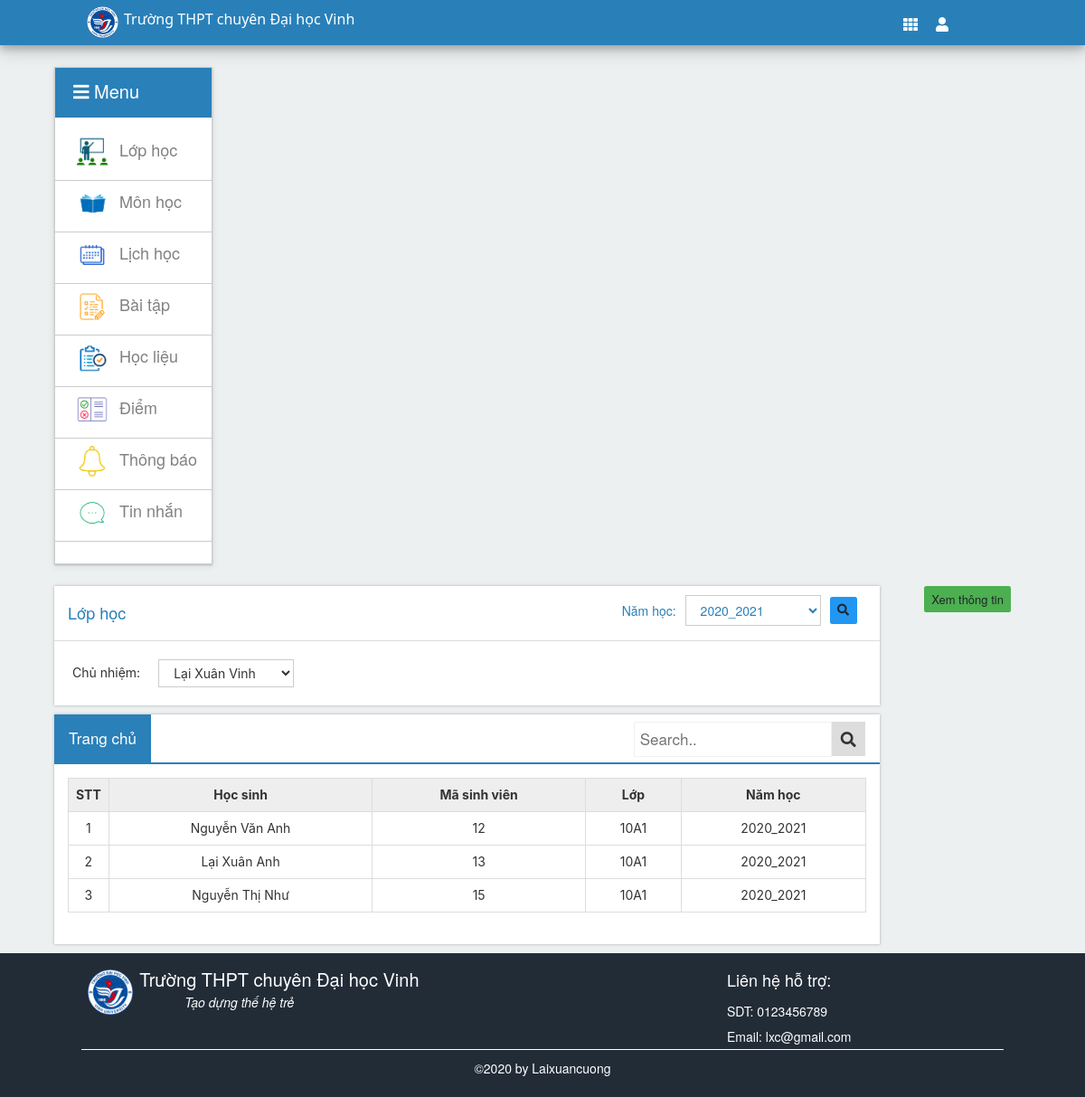
The app's page /hs/lophoc.php (signed in) with its own data.
### tables this page shows
CREATE TABLE `phancong_cn` (
  `id_pc_cn` int NOT NULL,
  `magv` int NOT NULL,
  `malh` int NOT NULL,
  `id_namhoc` int NOT NULL
);

CREATE TABLE `hocsinh` (
  `mahs` int NOT NULL,
  `hoten_dem` varchar(50) NOT NULL,
  `ten_hs` varchar(30) NOT NULL,
  `matkhau` varchar(20) NOT NULL,
  `ngaysinh` date NOT NULL,
  `gioitinh` varchar(20) NOT NULL,
  `diachi` varchar(50) NOT NULL,
  `sodt` varchar(11) NOT NULL,
  `email` varchar(30) NOT NULL,
  `tinhtrang` int NOT NULL DEFAULT '1',
  `id_khoahoc` int NOT NULL,
  `ngaydk` datetime NOT NULL DEFAULT CURRENT_TIMESTAMP
);

CREATE TABLE `lop` (
  `malh` int NOT NULL,
  `tenlop` varchar(20) NOT NULL,
  `makhoi` int NOT NULL
);

CREATE TABLE `namhoc` (
  `id_namhoc` int NOT NULL,
  `namhoc` varchar(20) NOT NULL
);

### libs/connect.php (called while the page is built, shortened)
<?php
    $conn = new mysqli("localhost", "root", "", "qlhocsinh") or die("kết nối thất bại");
    mysqli_set_charset($conn,"utf8");
    $sql = "SELECT * FROM namhoc ORDER BY id_namhoc DESC";
    $namhoc = $conn->query($sql);
?>

### libs/database_hs.php (called while the page is built, shortened)
<?php
	include("connect.php");
?>

### hs/lophoc.php (the view, shortened to what this page needs)
<?php require "header-hs.php"; ?>
<div class="main">
    <div class="wrap-main">
        <?php require "menu-hs.php"; ?>
        <div class="list-main">
            <div class="list-row">
                <div class="panel-header" style="background: white; border-bottom: 1px solid #dddddd">
                    <table style="width: 100%">
                        <tbody>
                            <tr>
                                <td>
                                    <h4>Lớp học</h4>
                                </td>
                                <td style="float: right">
                                    <form action="" method="POST">
                                        <table>
                                            <tbody>
                                                <tr>
                                                    <td><span style="margin-right: 10px">Năm học: </span></td>
                                                    <td>
                                                        <select name='id_namhoc' type='submit' class="subject-select"
                                                            style="width:150px; margin-right: 10px; ">
                                                            <?php
                                                            foreach ($namhoc as $row) {
                                                                echo "
                                                                        <option value=" . $row['id_namhoc'] . ">" . $row['namhoc'] . "</option>
                                                                        ";
                                                            }
                                                            ?>
                                                        </select>
                                                    </td>
                                                    <td>
                                                        <span style="margin-right: 10px;"><button style=" height: 30px;"
                                                                class="btn-ct info" name="search-lop"><i
                                                                    class="fa fa-search"></i></button></span>
                                                    </td>
                                                </tr>
                                            </tbody>
                                        </table>
                                    </form>
                                </td>
                            </tr>
                        </tbody>
                    </table>
                </div>
                <?php
                $stt = 1;
                if (isset($_POST['search-lop'])) {
                    $id_namhoc = $_POST["id_namhoc"];
                    $sql = "SELECT * FROM phancong_cn pccn INNER JOIN lop l ON l.malh = pccn.malh INNER JOIN phancong_lh pclh ON pclh.id_pc_cn = pccn.id_pc_cn INNER JOIN hocsinh hs ON hs.mahs = pclh.mahs INNER JOIN namhoc nh ON nh.id_namhoc = pccn.id_namhoc
                                            WHERE pccn.id_namhoc = " . $id_namhoc . " AND l.malh = (SELECT pccn.malh FROM phancong_lh pclh INNER JOIN phancong_cn pccn ON pclh.id_pc_cn = pccn.id_pc_cn WHERE pccn.id_namhoc = " . $id_namhoc . " AND pclh.mahs = " . $_SESSION['user_hs'] . ")
                                                ";
                    $dl = $conn->query($sql);
                    $sql1 = "SELECT * FROM phancong_cn pccn INNER JOIN phancong_lh pclh ON pclh.id_pc_cn = pccn.id_pc_cn INNER JOIN giaovien gv ON gv.magv = pccn.magv
                                                WHERE pclh.mahs = " . $_SESSION['user_hs'] . " AND pccn.id_namhoc = " . $id_namhoc . " ";
                    $gv_cn = $conn->query($sql1);
                } else {
                    $sql = "SELECT * FROM phancong_cn pccn INNER JOIN lop l ON l.malh = pccn.malh INNER JOIN phancong_lh pclh ON pclh.id_pc_cn = pccn.id_pc_cn INNER JOIN hocsinh hs ON hs.mahs = pclh.mahs INNER JOIN namhoc nh ON nh.id_namhoc = pccn.id_namhoc
                                            WHERE pccn.id_namhoc = (SELECT MAX(id_namhoc) FROM phancong_cn) AND l.malh = (SELECT pccn.malh FROM phancong_lh pclh INNER JOIN phancong_cn pccn ON pclh.id_pc_cn = pccn.id_pc_cn WHERE pccn.id_namhoc = (SELECT MAX(id_namhoc) FROM phancong_cn) AND pclh.mahs = " . $_SESSION['user_hs'] . ")
                                                ";
                    $dl = $conn->query($sql);
                    $sql = "SELECT * FROM phancong_cn pccn INNER JOIN phancong_lh pclh ON pclh.id_pc_cn = pccn.id_pc_cn INNER JOIN giaovien gv ON gv.magv = pccn.magv
                                                WHERE pclh.mahs = " . $_SESSION['user_hs'] . " AND pccn.id_namhoc = (SELECT MAX(id_namhoc) FROM phancong_cn) ";
                    $gv_cn = $conn->query($sql);
                }
                ?>
                <form action="./thongtin.php" method="POST">
                    <div class="panel-body">
                        <table cellpadding="10">
                            <tbody>
                                <tr>
                                    <td><span style="margin-right: 10px">Chủ nhiệm: </span></td>
                                    <td>
                                        <select name='magv' type='submit' class="subject-select"
                                            style="width:150px; margin-right: 10px; ">
                                            <?php
                                            foreach ($gv_cn as $rows) {
                                                echo "
                                                            <option value=" . $rows['magv'] . ">" . $rows['hoten_dem'] . " " . $rows['ten_gv'] . "</option>
                                                            ";
                                            }
                                            ?>
                                        </select>
                                    </td>
                            </tbody>
                        </table>
                    </div>
            </div>
            <div class="btn-control">
                <button class="btn-ct success" name="thongtin">Xem thông tin</button>
            </div>
            <div class="list-row">
                <div class="topnav">
                    <a class="active" href="./index.php">Trang chủ</a>
                    <div class="search-container">
                        <form action="" method="POST">
                            <input type="text" placeholder="Search.." name="ten">
                            <button type="submit" name="search" value="search"><i class="fa fa-search"></i></button>
                        </form>
                    </div>
                </div>
                <form action="" method="POST">
                    <div class="panel-body">
                        <table class="table table-bordered" cellspacing="0" cellpadding="5" rules="all" border="1">
                            <tbody>
                                <tr>
                                    <th class="center-header" scope="col" style="width:1%;">STT</th>
                                    <th class="center-header" scope="col">Học sinh</th>
                                    <th class="center-header" scope="col">Mã sinh viên</th>
                                    <th class="center-header" scope="col">Lớp</th>
                                    <th class="center-header" scope="col">Năm học</th>
                                </tr>
                                <tr>
                                    <?php
                                    foreach ($dl as $row) {
                                        echo "
                                                        <tr class='odd gradeX' id='hienthi'>
                                                            <td align='center'>
                                                                " . $stt . "
                                                            </td>
                                                            <td align='center'>" . $row['hoten_dem'] . " " . $row['ten_hs'] . "</td>
                                                            <td align='center'>" . $row['mahs'] . "</td>
                                                            <td align='center'>" . $row['tenlop'] . "</td>
                                                            <td align='center'>" . $row['namhoc'] . "</td>
                                                        ";
                                        $stt++;
                                    }
                                    ?>
                                </tr>
                            </tbody>
                        </table>
                    </div>
            </div>
        </div>
    </div>
</div>
<?php require "footer.php"; ?>

### libs/css/style.css (style rules this page uses)
*, html { padding: 0; margin: 0; }
body { font-family: "arial", serif; background-color: #ecf0f1 !important; ; }
.wrap-main { width: 90%; margin: auto; padding-top: 2%; }

### libs/css/menu.css (style rules this page uses)
body { font-family: "Lato", sans-serif; }

### libs/css/box_show.css (style rules this page uses)
* { box-sizing: border-box; }
body { margin: 0; font-family: Arial, Helvetica, sans-serif; }
.topnav { overflow: inherit; position: -webkit-sticky; position: sticky; background-color: #ffffff; border-bottom: 2px solid #2a80b9; }
.topnav a { float: left; display: block; color: black; text-align: center; padding: 14px 16px; text-decoration: none; font-size: 17px; }
.topnav a.active { background-color: #2a80b9; color: white; }
.topnav .search-container { float: right; }
.topnav input[type=text] { padding: 6px; margin-top: 8px; font-size: 17px; border: 1px solid #f1f1f1; }
.topnav .search-container button { float: right; padding: 10.5px 10px; margin-top: 8px; margin-right: 16px; background: #ddd; font-size: 17px; border: none; cursor: pointer; }

### libs/css/list_row.css (style rules this page uses)
.list-row select { padding: 5px 12px 5px 12px; background: white; border: 1px solid #ccc; outline: none; display: inline-block; cursor: pointer; }
.list-row { overflow: auto; float: left; height: auto; width: 84.5%; max-height: 365px; background-color: #ffffff; margin-bottom: 1%; box-shadow:0 0 5px #aaa; -webkit-box-shadow:0 0 3px #aaa; -moz-box-shadow:0 0 3px #aaa; -o-box-shadow:0 0 3px #aaa; }
.panel-header { padding: 10px 15px; color: #2a80b9; }
.panel-body { overflow-x: hidden; padding: 10px; font-size: 15px; font-family: -apple-system, BlinkMacSystemFont, 'Segoe UI', Roboto, Oxygen, Ubuntu, Cantarell, 'Open Sans', 'Helvetica Neue', sans-serif; }
.panel-body table { font-size: 14px; }
.panel-body td { padding: 5px; }
.center-header { text-align: center; background-color: #eee; color: #333; }
.btn-control { margin-bottom: 1%; float: right; padding-right: 2%; }
.btn-ct { border: none; padding: 14px 28px; font-size: 16px; cursor: pointer; display: inline-block; font-weight: 400; color: #212529; text-align: center; vertical-align: middle; cursor: pointer; -webkit-user-select: none; -moz-user-select: none; -ms-user-select: none; user-select: none; border: 1px solid transparent; padding: .375rem .75rem; font-size: 13px; line-height: 1.5; border-radius: .25rem; transition: color .15s ease-in-out,background-color .15s ease-in-out,border-color .15s ease-in-out,box-shadow .15s ease-in-out; }
.success { background-color: #4CAF50; }
.info { background-color: #2196F3; }

### records on screen
phancong_cn: hocsinh.hoten_dem "Nguyễn Văn", hocsinh.ten_hs "Anh", hocsinh.mahs "12", malh.tenlop "10A1", id_namhoc.namhoc "2020_2021", hocsinh.hoten_dem "Lại Xuân", hocsinh.mahs "13", hocsinh.hoten_dem "Nguyễn Thị", hocsinh.ten_hs "Như", hocsinh.mahs "15"

### other values on screen
form field id_namhoc "2020_2021"
form field magv "Lại Xuân Vinh"
